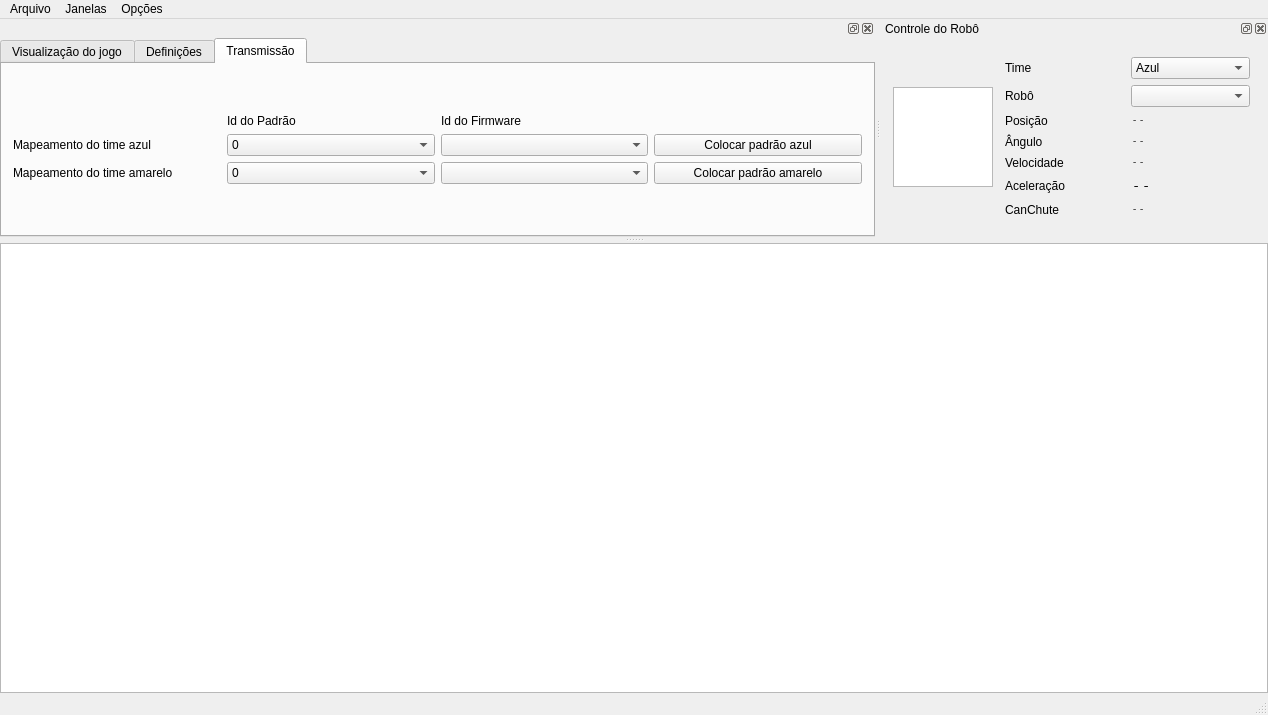
<?xml version="1.0" encoding="UTF-8"?>
<ui version="4.0">
 <class>GraphicalIntelligenceClass</class>
 <widget class="QMainWindow" name="GraphicalIntelligenceClass">
  <property name="geometry">
   <rect>
    <x>0</x>
    <y>0</y>
    <width>1268</width>
    <height>715</height>
   </rect>
  </property>
  <property name="windowTitle">
   <string>GraphicalIntelligence</string>
  </property>
  <widget class="QWidget" name="centralWidget">
   <property name="sizePolicy">
    <sizepolicy hsizetype="Expanding" vsizetype="Expanding">
     <horstretch>0</horstretch>
     <verstretch>0</verstretch>
    </sizepolicy>
   </property>
   <layout class="QGridLayout" name="gridLayout_3">
    <property name="leftMargin">
     <number>0</number>
    </property>
    <property name="topMargin">
     <number>0</number>
    </property>
    <property name="rightMargin">
     <number>0</number>
    </property>
    <property name="bottomMargin">
     <number>0</number>
    </property>
    <property name="spacing">
     <number>0</number>
    </property>
    <item row="1" column="0" rowspan="2">
     <widget class="StageView" name="stageView">
      <property name="sizePolicy">
       <sizepolicy hsizetype="Expanding" vsizetype="Expanding">
        <horstretch>0</horstretch>
        <verstretch>0</verstretch>
       </sizepolicy>
      </property>
      <property name="verticalScrollBarPolicy">
       <enum>Qt::ScrollBarAlwaysOff</enum>
      </property>
      <property name="horizontalScrollBarPolicy">
       <enum>Qt::ScrollBarAlwaysOff</enum>
      </property>
      <property name="renderHints">
       <set>QPainter::Antialiasing|QPainter::SmoothPixmapTransform</set>
      </property>
      <property name="dragMode">
       <enum>QGraphicsView::ScrollHandDrag</enum>
      </property>
      <property name="transformationAnchor">
       <enum>QGraphicsView::AnchorUnderMouse</enum>
      </property>
     </widget>
    </item>
   </layout>
  </widget>
  <widget class="QMenuBar" name="menuBar">
   <property name="geometry">
    <rect>
     <x>0</x>
     <y>0</y>
     <width>1268</width>
     <height>21</height>
    </rect>
   </property>
   <widget class="QMenu" name="menuArquivo">
    <property name="title">
     <string>Arquivo</string>
    </property>
    <addaction name="actionSair"/>
   </widget>
   <widget class="QMenu" name="menuOp_es">
    <property name="title">
     <string>Opções</string>
    </property>
    <addaction name="actionFullscreen"/>
   </widget>
   <widget class="QMenu" name="menuJanelas">
    <property name="title">
     <string>Janelas</string>
    </property>
    <addaction name="actionSetupDock"/>
    <addaction name="actionRobotDock"/>
   </widget>
   <addaction name="menuArquivo"/>
   <addaction name="menuJanelas"/>
   <addaction name="menuOp_es"/>
  </widget>
  <widget class="QStatusBar" name="statusBar"/>
  <widget class="QDockWidget" name="dockSetup">
   <property name="sizePolicy">
    <sizepolicy hsizetype="Minimum" vsizetype="Minimum">
     <horstretch>0</horstretch>
     <verstretch>0</verstretch>
    </sizepolicy>
   </property>
   <property name="features">
    <set>QDockWidget::AllDockWidgetFeatures</set>
   </property>
   <property name="allowedAreas">
    <set>Qt::BottomDockWidgetArea|Qt::TopDockWidgetArea</set>
   </property>
   <attribute name="dockWidgetArea">
    <number>4</number>
   </attribute>
   <widget class="QWidget" name="dockWidgetContents_2">
    <property name="sizePolicy">
     <sizepolicy hsizetype="Minimum" vsizetype="Minimum">
      <horstretch>0</horstretch>
      <verstretch>0</verstretch>
     </sizepolicy>
    </property>
    <layout class="QVBoxLayout" name="verticalLayout_2">
     <property name="spacing">
      <number>0</number>
     </property>
     <property name="sizeConstraint">
      <enum>QLayout::SetNoConstraint</enum>
     </property>
     <property name="leftMargin">
      <number>0</number>
     </property>
     <property name="topMargin">
      <number>0</number>
     </property>
     <property name="rightMargin">
      <number>0</number>
     </property>
     <property name="bottomMargin">
      <number>0</number>
     </property>
     <item>
      <widget class="QTabWidget" name="tabWidget">
       <property name="sizePolicy">
        <sizepolicy hsizetype="Minimum" vsizetype="Minimum">
         <horstretch>0</horstretch>
         <verstretch>0</verstretch>
        </sizepolicy>
       </property>
       <property name="minimumSize">
        <size>
         <width>0</width>
         <height>0</height>
        </size>
       </property>
       <property name="currentIndex">
        <number>2</number>
       </property>
       <widget class="QWidget" name="tab">
        <property name="sizePolicy">
         <sizepolicy hsizetype="Minimum" vsizetype="Minimum">
          <horstretch>0</horstretch>
          <verstretch>0</verstretch>
         </sizepolicy>
        </property>
        <attribute name="title">
         <string>Visualização do jogo</string>
        </attribute>
        <layout class="QVBoxLayout" name="verticalLayout_4">
         <property name="sizeConstraint">
          <enum>QLayout::SetMinAndMaxSize</enum>
         </property>
         <item>
          <layout class="QHBoxLayout" name="horizontalLayout_2">
           <item>
            <layout class="QGridLayout" name="gridLayout_2">
             <item row="1" column="1">
              <widget class="QLineEdit" name="txtRefCommand">
               <property name="sizePolicy">
                <sizepolicy hsizetype="Minimum" vsizetype="Fixed">
                 <horstretch>0</horstretch>
                 <verstretch>0</verstretch>
                </sizepolicy>
               </property>
               <property name="readOnly">
                <bool>true</bool>
               </property>
              </widget>
             </item>
             <item row="2" column="1">
              <widget class="QLineEdit" name="txtRefStage">
               <property name="sizePolicy">
                <sizepolicy hsizetype="Minimum" vsizetype="Fixed">
                 <horstretch>0</horstretch>
                 <verstretch>0</verstretch>
                </sizepolicy>
               </property>
              </widget>
             </item>
             <item row="0" column="2">
              <widget class="QLabel" name="lblTempoJogo">
               <property name="text">
                <string>Tempo restante:</string>
               </property>
              </widget>
             </item>
             <item row="1" column="2" alignment="Qt::AlignHCenter">
              <widget class="QLineEdit" name="txtTimeLeft">
               <property name="sizePolicy">
                <sizepolicy hsizetype="Fixed" vsizetype="Fixed">
                 <horstretch>0</horstretch>
                 <verstretch>0</verstretch>
                </sizepolicy>
               </property>
               <property name="maximumSize">
                <size>
                 <width>50</width>
                 <height>16777215</height>
                </size>
               </property>
               <property name="readOnly">
                <bool>true</bool>
               </property>
              </widget>
             </item>
             <item row="0" column="1">
              <widget class="QLabel" name="lblJuiz">
               <property name="text">
                <string>Juiz:</string>
               </property>
               <property name="alignment">
                <set>Qt::AlignCenter</set>
               </property>
              </widget>
             </item>
            </layout>
           </item>
           <item>
            <spacer name="horizontalSpacer_3">
             <property name="orientation">
              <enum>Qt::Horizontal</enum>
             </property>
             <property name="sizeHint" stdset="0">
              <size>
               <width>40</width>
               <height>20</height>
              </size>
             </property>
            </spacer>
           </item>
           <item>
            <layout class="QVBoxLayout" name="verticalLayout">
             <item>
              <widget class="QLabel" name="lblPlacar">
               <property name="text">
                <string>Placar</string>
               </property>
               <property name="alignment">
                <set>Qt::AlignBottom|Qt::AlignHCenter</set>
               </property>
              </widget>
             </item>
             <item>
              <layout class="QHBoxLayout" name="horizontalLayout">
               <item>
                <widget class="QLineEdit" name="txtScoreLeft">
                 <property name="sizePolicy">
                  <sizepolicy hsizetype="Fixed" vsizetype="Fixed">
                   <horstretch>0</horstretch>
                   <verstretch>0</verstretch>
                  </sizepolicy>
                 </property>
                 <property name="maximumSize">
                  <size>
                   <width>40</width>
                   <height>16777215</height>
                  </size>
                 </property>
                 <property name="readOnly">
                  <bool>true</bool>
                 </property>
                </widget>
               </item>
               <item>
                <widget class="QLabel" name="lblX">
                 <property name="text">
                  <string>x</string>
                 </property>
                </widget>
               </item>
               <item>
                <widget class="QLineEdit" name="txtScoreRight">
                 <property name="sizePolicy">
                  <sizepolicy hsizetype="Fixed" vsizetype="Fixed">
                   <horstretch>0</horstretch>
                   <verstretch>0</verstretch>
                  </sizepolicy>
                 </property>
                 <property name="maximumSize">
                  <size>
                   <width>40</width>
                   <height>16777215</height>
                  </size>
                 </property>
                 <property name="readOnly">
                  <bool>true</bool>
                 </property>
                </widget>
               </item>
              </layout>
             </item>
            </layout>
           </item>
           <item>
            <spacer name="horizontalSpacer_4">
             <property name="orientation">
              <enum>Qt::Horizontal</enum>
             </property>
             <property name="sizeHint" stdset="0">
              <size>
               <width>40</width>
               <height>20</height>
              </size>
             </property>
            </spacer>
           </item>
           <item>
            <layout class="QGridLayout" name="gridLayout">
             <item row="0" column="0">
              <widget class="QLabel" name="lblNrTimeouts">
               <property name="text">
                <string># Timeouts:</string>
               </property>
              </widget>
             </item>
             <item row="0" column="1">
              <widget class="QLineEdit" name="txtTimeoutsLeft">
               <property name="readOnly">
                <bool>true</bool>
               </property>
              </widget>
             </item>
             <item row="1" column="0">
              <widget class="QLabel" name="lblTempoTimeouts">
               <property name="text">
                <string>Tempo Timeouts:</string>
               </property>
              </widget>
             </item>
             <item row="1" column="1">
              <widget class="QLineEdit" name="txtTimeoutTimeLeft">
               <property name="readOnly">
                <bool>true</bool>
               </property>
              </widget>
             </item>
             <item row="0" column="2">
              <widget class="QLineEdit" name="txtTimeoutsRight">
               <property name="readOnly">
                <bool>true</bool>
               </property>
              </widget>
             </item>
             <item row="1" column="2">
              <widget class="QLineEdit" name="txtTimeoutTimeRight">
               <property name="dragEnabled">
                <bool>false</bool>
               </property>
               <property name="readOnly">
                <bool>true</bool>
               </property>
              </widget>
             </item>
            </layout>
           </item>
          </layout>
         </item>
         <item>
          <spacer name="verticalSpacer">
           <property name="orientation">
            <enum>Qt::Vertical</enum>
           </property>
           <property name="sizeHint" stdset="0">
            <size>
             <width>20</width>
             <height>40</height>
            </size>
           </property>
          </spacer>
         </item>
        </layout>
       </widget>
       <widget class="QWidget" name="tab_3">
        <attribute name="title">
         <string>Definições</string>
        </attribute>
        <layout class="QVBoxLayout" name="verticalLayout_3">
         <property name="spacing">
          <number>6</number>
         </property>
         <item>
          <layout class="QGridLayout" name="gridLayout_5">
           <item row="1" column="1">
            <spacer name="horizontalSpacer_2">
             <property name="orientation">
              <enum>Qt::Horizontal</enum>
             </property>
             <property name="sizeType">
              <enum>QSizePolicy::Fixed</enum>
             </property>
             <property name="sizeHint" stdset="0">
              <size>
               <width>50</width>
               <height>20</height>
              </size>
             </property>
            </spacer>
           </item>
           <item row="1" column="0">
            <layout class="QHBoxLayout" name="horizontalLayout_3">
             <item>
              <widget class="QCheckBox" name="chkUpdate">
               <property name="text">
                <string>Update</string>
               </property>
               <property name="checked">
                <bool>true</bool>
               </property>
              </widget>
             </item>
            </layout>
           </item>
           <item row="1" column="3">
            <widget class="QComboBox" name="cmbOurTeam">
             <item>
              <property name="text">
               <string>Azul</string>
              </property>
             </item>
             <item>
              <property name="text">
               <string>Amarelo</string>
              </property>
             </item>
            </widget>
           </item>
           <item row="0" column="1">
            <spacer name="horizontalSpacer">
             <property name="orientation">
              <enum>Qt::Horizontal</enum>
             </property>
             <property name="sizeType">
              <enum>QSizePolicy::Fixed</enum>
             </property>
             <property name="sizeHint" stdset="0">
              <size>
               <width>50</width>
               <height>20</height>
              </size>
             </property>
            </spacer>
           </item>
           <item row="0" column="0">
            <widget class="QPushButton" name="btnChangeSides">
             <property name="text">
              <string>Trocar de lados</string>
             </property>
            </widget>
           </item>
           <item row="1" column="2">
            <widget class="QLabel" name="label_5">
             <property name="sizePolicy">
              <sizepolicy hsizetype="Preferred" vsizetype="Minimum">
               <horstretch>0</horstretch>
               <verstretch>0</verstretch>
              </sizepolicy>
             </property>
             <property name="text">
              <string>Time controlado</string>
             </property>
            </widget>
           </item>
           <item row="0" column="2">
            <widget class="QLabel" name="label_2">
             <property name="enabled">
              <bool>true</bool>
             </property>
             <property name="sizePolicy">
              <sizepolicy hsizetype="Preferred" vsizetype="Minimum">
               <horstretch>0</horstretch>
               <verstretch>0</verstretch>
              </sizepolicy>
             </property>
             <property name="text">
              <string>Tipo de transmissão</string>
             </property>
            </widget>
           </item>
           <item row="0" column="3">
            <widget class="QComboBox" name="cmbSelectOutput">
             <property name="sizePolicy">
              <sizepolicy hsizetype="Preferred" vsizetype="Fixed">
               <horstretch>0</horstretch>
               <verstretch>0</verstretch>
              </sizepolicy>
             </property>
             <item>
              <property name="text">
               <string>Simulação</string>
              </property>
             </item>
             <item>
              <property name="text">
               <string>Transmissor</string>
              </property>
             </item>
            </widget>
           </item>
          </layout>
         </item>
         <item>
          <layout class="QGridLayout" name="gridLayout_6">
           <item row="2" column="2">
            <widget class="QLabel" name="label_8">
             <property name="text">
              <string>Tática Individual do Amarelo</string>
             </property>
            </widget>
           </item>
           <item row="2" column="0">
            <widget class="QLabel" name="label_4">
             <property name="text">
              <string>Play do Amarelo</string>
             </property>
            </widget>
           </item>
           <item row="2" column="1">
            <widget class="QComboBox" name="cmbSelectPlayYellow"/>
           </item>
           <item row="1" column="0">
            <widget class="QLabel" name="label_3">
             <property name="text">
              <string>Play do Azul</string>
             </property>
            </widget>
           </item>
           <item row="1" column="3">
            <widget class="QComboBox" name="cmbSelectRobotBlue"/>
           </item>
           <item row="1" column="2">
            <widget class="QLabel" name="label_6">
             <property name="text">
              <string>Tática Individual do Azul</string>
             </property>
            </widget>
           </item>
           <item row="1" column="1">
            <widget class="QComboBox" name="cmbSelectPlayBlue"/>
           </item>
           <item row="2" column="3">
            <widget class="QComboBox" name="cmbSelectRobotYellow"/>
           </item>
           <item row="2" column="4">
            <widget class="QComboBox" name="cmbSelectIndividualYellow"/>
           </item>
           <item row="0" column="3">
            <widget class="QLabel" name="label_7">
             <property name="text">
              <string>Robô</string>
             </property>
            </widget>
           </item>
           <item row="0" column="4">
            <widget class="QLabel" name="label_27">
             <property name="text">
              <string>Tática/Skill</string>
             </property>
            </widget>
           </item>
           <item row="1" column="4">
            <widget class="QComboBox" name="cmbSelectIndividualBlue"/>
           </item>
          </layout>
         </item>
        </layout>
       </widget>
       <widget class="QWidget" name="tab_2">
        <property name="sizePolicy">
         <sizepolicy hsizetype="Minimum" vsizetype="Minimum">
          <horstretch>0</horstretch>
          <verstretch>0</verstretch>
         </sizepolicy>
        </property>
        <attribute name="title">
         <string>Transmissão</string>
        </attribute>
        <layout class="QGridLayout" name="gridLayout_4">
         <item row="3" column="0">
          <layout class="QGridLayout" name="gridLayout_10">
           <item row="2" column="1">
            <widget class="QLabel" name="label_16">
             <property name="text">
              <string>Id do Padrão</string>
             </property>
            </widget>
           </item>
           <item row="4" column="2">
            <widget class="QComboBox" name="cmbSelectFirmwareIdYellow">
             <item>
              <property name="text">
               <string/>
              </property>
             </item>
             <item>
              <property name="text">
               <string>0</string>
              </property>
             </item>
             <item>
              <property name="text">
               <string>1</string>
              </property>
             </item>
             <item>
              <property name="text">
               <string>2</string>
              </property>
             </item>
             <item>
              <property name="text">
               <string>3</string>
              </property>
             </item>
             <item>
              <property name="text">
               <string>4</string>
              </property>
             </item>
             <item>
              <property name="text">
               <string>5</string>
              </property>
             </item>
             <item>
              <property name="text">
               <string>6</string>
              </property>
             </item>
             <item>
              <property name="text">
               <string>7</string>
              </property>
             </item>
             <item>
              <property name="text">
               <string>8</string>
              </property>
             </item>
             <item>
              <property name="text">
               <string>9</string>
              </property>
             </item>
            </widget>
           </item>
           <item row="2" column="2">
            <widget class="QLabel" name="label_17">
             <property name="text">
              <string>Id do Firmware</string>
             </property>
            </widget>
           </item>
           <item row="3" column="0">
            <widget class="QLabel" name="label_13">
             <property name="text">
              <string>Mapeamento do time azul</string>
             </property>
            </widget>
           </item>
           <item row="3" column="1">
            <widget class="QComboBox" name="cmbSelectUidBlue">
             <item>
              <property name="text">
               <string>0</string>
              </property>
             </item>
             <item>
              <property name="text">
               <string>1</string>
              </property>
             </item>
             <item>
              <property name="text">
               <string>2</string>
              </property>
             </item>
             <item>
              <property name="text">
               <string>3</string>
              </property>
             </item>
             <item>
              <property name="text">
               <string>4</string>
              </property>
             </item>
             <item>
              <property name="text">
               <string>5</string>
              </property>
             </item>
             <item>
              <property name="text">
               <string>6</string>
              </property>
             </item>
             <item>
              <property name="text">
               <string>7</string>
              </property>
             </item>
             <item>
              <property name="text">
               <string>8</string>
              </property>
             </item>
             <item>
              <property name="text">
               <string>9</string>
              </property>
             </item>
            </widget>
           </item>
           <item row="4" column="0">
            <widget class="QLabel" name="label_15">
             <property name="text">
              <string>Mapeamento do time amarelo</string>
             </property>
            </widget>
           </item>
           <item row="3" column="2">
            <widget class="QComboBox" name="cmbSelectFirmwareIdBlue">
             <item>
              <property name="text">
               <string/>
              </property>
             </item>
             <item>
              <property name="text">
               <string>0</string>
              </property>
             </item>
             <item>
              <property name="text">
               <string>1</string>
              </property>
             </item>
             <item>
              <property name="text">
               <string>2</string>
              </property>
             </item>
             <item>
              <property name="text">
               <string>3</string>
              </property>
             </item>
             <item>
              <property name="text">
               <string>4</string>
              </property>
             </item>
             <item>
              <property name="text">
               <string>5</string>
              </property>
             </item>
             <item>
              <property name="text">
               <string>6</string>
              </property>
             </item>
             <item>
              <property name="text">
               <string>7</string>
              </property>
             </item>
             <item>
              <property name="text">
               <string>8</string>
              </property>
             </item>
             <item>
              <property name="text">
               <string>9</string>
              </property>
             </item>
            </widget>
           </item>
           <item row="4" column="1">
            <widget class="QComboBox" name="cmbSelectUidYellow">
             <item>
              <property name="text">
               <string>0</string>
              </property>
             </item>
             <item>
              <property name="text">
               <string>1</string>
              </property>
             </item>
             <item>
              <property name="text">
               <string>2</string>
              </property>
             </item>
             <item>
              <property name="text">
               <string>3</string>
              </property>
             </item>
             <item>
              <property name="text">
               <string>4</string>
              </property>
             </item>
             <item>
              <property name="text">
               <string>5</string>
              </property>
             </item>
             <item>
              <property name="text">
               <string>6</string>
              </property>
             </item>
             <item>
              <property name="text">
               <string>7</string>
              </property>
             </item>
             <item>
              <property name="text">
               <string>8</string>
              </property>
             </item>
             <item>
              <property name="text">
               <string>9</string>
              </property>
             </item>
            </widget>
           </item>
           <item row="3" column="3">
            <widget class="QPushButton" name="btnDefaultBlue">
             <property name="text">
              <string>Colocar padrão azul</string>
             </property>
            </widget>
           </item>
           <item row="4" column="3">
            <widget class="QPushButton" name="btnDefaultYellow">
             <property name="text">
              <string>Colocar padrão amarelo</string>
             </property>
            </widget>
           </item>
          </layout>
         </item>
         <item row="1" column="0">
          <widget class="QGroupBox" name="groupBox">
           <property name="sizePolicy">
            <sizepolicy hsizetype="MinimumExpanding" vsizetype="MinimumExpanding">
             <horstretch>0</horstretch>
             <verstretch>0</verstretch>
            </sizepolicy>
           </property>
           <property name="styleSheet">
            <string notr="true">border: 0</string>
           </property>
           <property name="title">
            <string/>
           </property>
           <property name="flat">
            <bool>false</bool>
           </property>
           <widget class="QWidget" name="horizontalLayoutWidget">
            <property name="geometry">
             <rect>
              <x>0</x>
              <y>0</y>
              <width>880</width>
              <height>22</height>
             </rect>
            </property>
            <layout class="QHBoxLayout" name="horizontalLayout_4">
             <item>
              <widget class="QRadioButton" name="rbtTransmission">
               <property name="text">
                <string>Transmissão</string>
               </property>
              </widget>
             </item>
             <item>
              <widget class="QRadioButton" name="rbtSimulation">
               <property name="text">
                <string>Simulação</string>
               </property>
               <property name="checked">
                <bool>true</bool>
               </property>
              </widget>
             </item>
             <item>
              <spacer name="horizontalSpacer_5">
               <property name="orientation">
                <enum>Qt::Horizontal</enum>
               </property>
               <property name="sizeHint" stdset="0">
                <size>
                 <width>40</width>
                 <height>20</height>
                </size>
               </property>
              </spacer>
             </item>
            </layout>
           </widget>
          </widget>
         </item>
         <item row="4" column="0">
          <spacer name="verticalSpacer_2">
           <property name="orientation">
            <enum>Qt::Vertical</enum>
           </property>
           <property name="sizeHint" stdset="0">
            <size>
             <width>20</width>
             <height>40</height>
            </size>
           </property>
          </spacer>
         </item>
        </layout>
       </widget>
      </widget>
     </item>
    </layout>
   </widget>
  </widget>
  <widget class="QDockWidget" name="dockRobot">
   <property name="minimumSize">
    <size>
     <width>326</width>
     <height>218</height>
    </size>
   </property>
   <property name="windowTitle">
    <string>Controle do Robô</string>
   </property>
   <attribute name="dockWidgetArea">
    <number>4</number>
   </attribute>
   <widget class="QWidget" name="dockWidgetContents">
    <layout class="QGridLayout" name="gridLayout_9">
     <property name="leftMargin">
      <number>0</number>
     </property>
     <property name="topMargin">
      <number>0</number>
     </property>
     <property name="rightMargin">
      <number>0</number>
     </property>
     <property name="bottomMargin">
      <number>0</number>
     </property>
     <property name="spacing">
      <number>6</number>
     </property>
     <item row="1" column="0">
      <layout class="QGridLayout" name="gridLayout_7">
       <property name="leftMargin">
        <number>12</number>
       </property>
       <property name="topMargin">
        <number>12</number>
       </property>
       <property name="rightMargin">
        <number>12</number>
       </property>
       <property name="bottomMargin">
        <number>12</number>
       </property>
       <item row="0" column="0">
        <widget class="QGraphicsView" name="viewRobotView">
         <property name="sizePolicy">
          <sizepolicy hsizetype="Fixed" vsizetype="Fixed">
           <horstretch>0</horstretch>
           <verstretch>0</verstretch>
          </sizepolicy>
         </property>
         <property name="minimumSize">
          <size>
           <width>100</width>
           <height>100</height>
          </size>
         </property>
         <property name="maximumSize">
          <size>
           <width>100</width>
           <height>100</height>
          </size>
         </property>
        </widget>
       </item>
       <item row="0" column="1">
        <layout class="QGridLayout" name="gridLayout_8">
         <property name="leftMargin">
          <number>6</number>
         </property>
         <property name="topMargin">
          <number>6</number>
         </property>
         <property name="rightMargin">
          <number>6</number>
         </property>
         <property name="bottomMargin">
          <number>6</number>
         </property>
         <property name="spacing">
          <number>6</number>
         </property>
         <item row="3" column="0">
          <widget class="QLabel" name="label_12">
           <property name="text">
            <string>Ângulo</string>
           </property>
          </widget>
         </item>
         <item row="4" column="1">
          <widget class="QLabel" name="txtRobotSpeed">
           <property name="font">
            <font>
             <family>Courier</family>
            </font>
           </property>
           <property name="text">
            <string>--</string>
           </property>
          </widget>
         </item>
         <item row="3" column="1">
          <widget class="QLabel" name="txtRobotAngle">
           <property name="font">
            <font>
             <family>Courier</family>
            </font>
           </property>
           <property name="text">
            <string>--</string>
           </property>
          </widget>
         </item>
         <item row="4" column="0">
          <widget class="QLabel" name="label_14">
           <property name="text">
            <string>Velocidade</string>
           </property>
          </widget>
         </item>
         <item row="6" column="1">
          <widget class="QLabel" name="txtRobotCanKick">
           <property name="font">
            <font>
             <family>Courier</family>
            </font>
           </property>
           <property name="text">
            <string>--</string>
           </property>
          </widget>
         </item>
         <item row="6" column="0">
          <widget class="QLabel" name="label_18">
           <property name="text">
            <string>CanChute</string>
           </property>
          </widget>
         </item>
         <item row="1" column="1">
          <widget class="QComboBox" name="cmbRobotID">
           <property name="currentIndex">
            <number>-1</number>
           </property>
          </widget>
         </item>
         <item row="2" column="0">
          <widget class="QLabel" name="label_11">
           <property name="text">
            <string>Posição</string>
           </property>
          </widget>
         </item>
         <item row="1" column="0">
          <widget class="QLabel" name="label_9">
           <property name="text">
            <string>Robô</string>
           </property>
          </widget>
         </item>
         <item row="0" column="0">
          <widget class="QLabel" name="label">
           <property name="text">
            <string>Time</string>
           </property>
          </widget>
         </item>
         <item row="2" column="1">
          <widget class="QLabel" name="txtRobotPosition">
           <property name="font">
            <font>
             <family>Courier</family>
            </font>
           </property>
           <property name="text">
            <string>--</string>
           </property>
          </widget>
         </item>
         <item row="0" column="1">
          <widget class="QComboBox" name="cmbRobotTeam">
           <item>
            <property name="text">
             <string>Azul</string>
            </property>
           </item>
           <item>
            <property name="text">
             <string>Amarelo</string>
            </property>
           </item>
          </widget>
         </item>
         <item row="5" column="0">
          <widget class="QLabel" name="label_10">
           <property name="text">
            <string>Aceleração</string>
           </property>
          </widget>
         </item>
         <item row="5" column="1">
          <widget class="QLabel" name="txtRobotAcceleration">
           <property name="font">
            <font>
             <family>Courier</family>
             <pointsize>13</pointsize>
            </font>
           </property>
           <property name="text">
            <string>--</string>
           </property>
          </widget>
         </item>
        </layout>
       </item>
      </layout>
     </item>
    </layout>
   </widget>
  </widget>
  <action name="actionSair">
   <property name="text">
    <string>Sair</string>
   </property>
  </action>
  <action name="actionEditar_vari_veis_de_estado">
   <property name="text">
    <string>Editar variáveis de estado</string>
   </property>
  </action>
  <action name="actionFullscreen">
   <property name="text">
    <string>Tela Cheia (F2)</string>
   </property>
   <property name="shortcut">
    <string>F2</string>
   </property>
  </action>
  <action name="actionSetupDock">
   <property name="checkable">
    <bool>true</bool>
   </property>
   <property name="checked">
    <bool>true</bool>
   </property>
   <property name="text">
    <string>Principal</string>
   </property>
  </action>
  <action name="actionRobotDock">
   <property name="checkable">
    <bool>true</bool>
   </property>
   <property name="checked">
    <bool>true</bool>
   </property>
   <property name="text">
    <string>Controle do Robô</string>
   </property>
  </action>
 </widget>
 <layoutdefault spacing="6" margin="11"/>
 <customwidgets>
  <customwidget>
   <class>StageView</class>
   <extends>QGraphicsView</extends>
   <header>roboime.clients.stageview</header>
  </customwidget>
 </customwidgets>
 <resources/>
 <connections>
  <connection>
   <sender>actionSair</sender>
   <signal>triggered()</signal>
   <receiver>GraphicalIntelligenceClass</receiver>
   <slot>close()</slot>
   <hints>
    <hint type="sourcelabel">
     <x>-1</x>
     <y>-1</y>
    </hint>
    <hint type="destinationlabel">
     <x>527</x>
     <y>214</y>
    </hint>
   </hints>
  </connection>
 </connections>
</ui>
